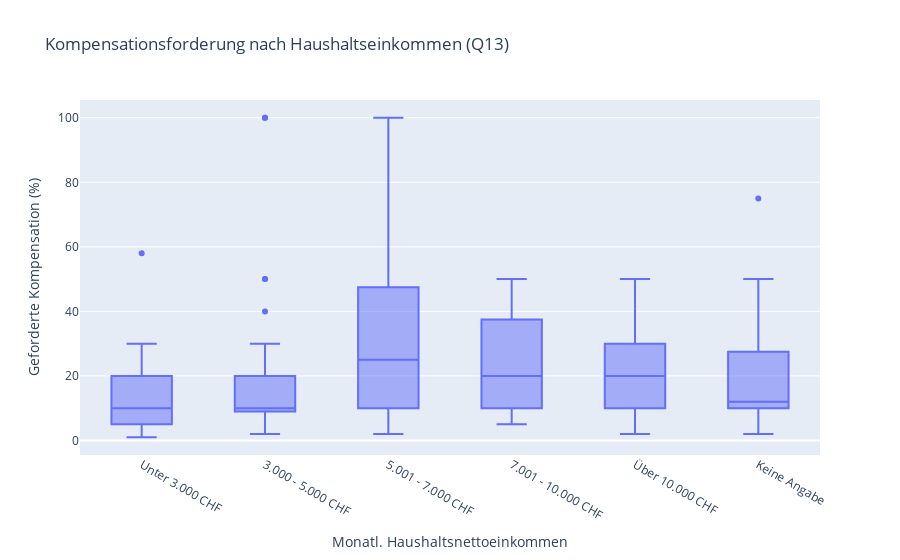
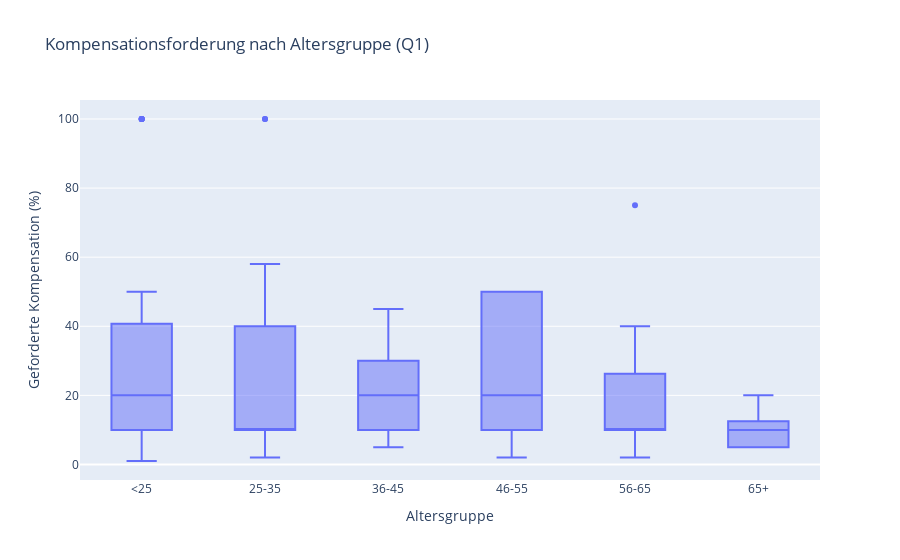

Write notebook code for charts like these, in order.
### Code cell
# Abschnitt 5: Einflussfaktoren auf die Höhe der Kompensationsforderungen
## 5.1 Einfluss soziodemografischer Faktoren auf die Kompensationsforderungen
# Stelle sicher, dass df_compens_demand_stated aus Abschnitt 4.1 existiert und nicht leer ist.
# df_respondents_unique enthält die soziodemografischen Daten pro Respondent.
# Wir müssen df_compens_demand_stated (mit gerätespezifischen Kompensationsforderungen)
# mit den soziodemografischen Daten aus df_respondents_unique mergen,
# falls die soziodem. Spalten nicht bereits durch frühere Merges in df_compens_demand_stated sind.

# Überprüfen, ob die soziodemografischen Spalten bereits in df_compens_demand_stated sind.
# master_df_f1 hatte bereits alles gemerged. df_compens_demand_stated ist ein Subset davon.
# Daher sollten Spalten wie 'age', 'q13_income', 'q14_education' bereits vorhanden sein.

if 'df_compens_demand_stated' in locals() and not df_compens_demand_stated.empty:
    print(f"Beginne Analyse des Einflusses soziodemografischer Faktoren auf Kompensationsforderungen (N valid compens. demands={len(df_compens_demand_stated)}).")
    
    # --- Einfluss Einkommen (Q13) ---
    if 'q13_income' in df_compens_demand_stated.columns:
        print("\n--- Einfluss Einkommen (Q13) auf Kompensationsforderung ---")
        # Definiere die korrekte Reihenfolge der Einkommenskategorien für den Plot
        income_categories_order_q13 = [
            "Unter 3.000 CHF", "3.000 - 5.000 CHF", "5.001 - 7.000 CHF",
            "7.001 - 10.000 CHF", "Über 10.000 CHF", "Keine Angabe"
        ]
        
        # Erstelle eine kategorische Spalte mit der definierten Ordnung
        # df_compens_demand_stated['q13_income_cat_ordered'] = pd.Categorical(
        #    df_compens_demand_stated['q13_income'], categories=income_categories_order_q13, ordered=True
        # )

        fig_income_compens = px.box(df_compens_demand_stated.dropna(subset=['q13_income', 'incentive_pct_required_num']),
                                     x='q13_income', y='incentive_pct_required_num',
                                     title='Kompensationsforderung nach Haushaltseinkommen (Q13)',
                                     labels={'q13_income': 'Monatl. Haushaltsnettoeinkommen',
                                             'incentive_pct_required_num': 'Geforderte Kompensation (%)'},
                                     category_orders={'q13_income': income_categories_order_q13}) # Sortierung direkt im Plot
        fig_income_compens.update_xaxes(tickangle=30)
        fig_income_compens.show()
        
        print("Deskriptive Statistik der Kompensationsforderung nach Einkommen:")
        stats_income_compens = df_compens_demand_stated.groupby('q13_income')['incentive_pct_required_num'].agg(['mean', 'median', 'std', 'count']).round(2)
        # display(stats_income_compens.reindex(income_categories_order_q13)) # Sortieren der Tabelle
        print(stats_income_compens.reindex(income_categories_order_q13))

    else:
        print("WARNUNG: Spalte 'q13_income' nicht in df_compens_demand_stated gefunden.")

    # --- Einfluss Alter (Q1) ---
    # 'age' sollte bereits numerisch und in df_compens_demand_stated vorhanden sein.
    if 'age' in df_compens_demand_stated.columns:
        print("\n--- Einfluss Alter (Q1) auf Kompensationsforderung ---")
        # Altersgruppen bilden für die Visualisierung (wie in deinem ursprünglichen Notebook)
        age_bins = [0, 25, 35, 45, 55, 65, df_compens_demand_stated['age'].max() + 1] # Max Alter dynamisch
        age_labels = ["<25", "25-35", "36-45", "46-55", "56-65", "65+"]
        # Stelle sicher, dass age_labels zur Anzahl der Bins passt (-1)
        if len(age_labels) != len(age_bins) - 1:
            print(f"WARNUNG: Anzahl der age_labels ({len(age_labels)}) passt nicht zur Anzahl der age_bins ({len(age_bins)}). Passe Bins/Labels an.")
            # Fallback oder Anpassung hier, falls nötig
        
        df_compens_demand_stated['age_group'] = pd.cut(
            df_compens_demand_stated['age'], bins=age_bins, labels=age_labels, right=False, include_lowest=True
        )
        
        fig_age_compens = px.box(df_compens_demand_stated.dropna(subset=['age_group', 'incentive_pct_required_num']),
                                 x='age_group', y='incentive_pct_required_num',
                                 title='Kompensationsforderung nach Altersgruppe (Q1)',
                                 labels={'age_group': 'Altersgruppe',
                                         'incentive_pct_required_num': 'Geforderte Kompensation (%)'},
                                 category_orders={'age_group': age_labels}) # Sortierung für den Plot
        fig_age_compens.show()
        
        print("Deskriptive Statistik der Kompensationsforderung nach Altersgruppe:")
        stats_age_compens = df_compens_demand_stated.groupby('age_group', observed=False)['incentive_pct_required_num'].agg(['mean', 'median', 'std', 'count']).round(2)
        # display(stats_age_compens)
        print(stats_age_compens)
    else:
        print("WARNUNG: Spalte 'age' nicht in df_compens_demand_stated gefunden.")
        
    # --- Einfluss Bildungsabschluss (Q14) ---
    if 'q14_education' in df_compens_demand_stated.columns:
        print("\n--- Einfluss Bildungsabschluss (Q14) auf Kompensationsforderung ---")
        # Definiere die korrekte Reihenfolge der Bildungskategorien für den Plot
        education_categories_order_q14 = [ # Passe diese an deine exakten Kategorien an!
            "Keine Schulbildung", "Grundschule", "Sekundarschule/Realschule",
            "Berufsausbildung/Lehre/Maturität", "Fachhochschule/Bachelor",
            "Universität/Master", "Promotion oder höher", "Keine Angabe"
        ]
        
        fig_edu_compens = px.box(df_compens_demand_stated.dropna(subset=['q14_education', 'incentive_pct_required_num']),
                                     x='q14_education', y='incentive_pct_required_num',
                                     title='Kompensationsforderung nach höchstem Bildungsabschluss (Q14)',
                                     labels={'q14_education': 'Bildungsabschluss',
                                             'incentive_pct_required_num': 'Geforderte Kompensation (%)'},
                                     category_orders={'q14_education': education_categories_order_q14}) # Sortierung
        fig_edu_compens.update_xaxes(tickangle=30)
        fig_edu_compens.show()
        
        print("Deskriptive Statistik der Kompensationsforderung nach Bildungsabschluss:")
        stats_edu_compens = df_compens_demand_stated.groupby('q14_education')['incentive_pct_required_num'].agg(['mean', 'median', 'std', 'count']).round(2)
        # display(stats_edu_compens.reindex(education_categories_order_q14, fill_value=0)) # Sortieren und fehlende mit 0 füllen
        # Sicherer reindexen, nur mit existierenden Kategorien:
        existing_edu_cats = [cat for cat in education_categories_order_q14 if cat in stats_edu_compens.index]
        print(stats_edu_compens.reindex(existing_edu_cats))

    else:
        print("WARNUNG: Spalte 'q14_education' nicht in df_compens_demand_stated gefunden.")
else:
    print("FEHLER: df_compens_demand_stated ist nicht verfügbar oder leer. Analyse der Einflussfaktoren kann nicht durchgeführt werden.")

print("\n--- Abschnitt 5.1: Einfluss soziodemografischer Faktoren Abgeschlossen ---")

### Figure 1 — Plotly figure (JSON) as saved in the notebook; plotly's stock layout.template omitted (floating-point values rounded to 4 significant figures; data arrays with more than 128 entries replaced by an {"elided": "..."} marker saying what was removed)
{"data": [{"alignmentgroup": "True", "hovertemplate": "Monatl. Haushaltsnettoeinkommen=%{x}<br>Geforderte Kompensation (%)=%{y}<extra></extra>", "legendgroup": "", "marker": {"color": "#636efa"}, "name": "", "notched": false, "offsetgroup": "", "orientation": "v", "showlegend": false, "type": "box", "x": {"elided": "187 str values"}, "x0": " ", "xaxis": "x", "y": {"elided": "187 float values"}, "y0": " ", "yaxis": "y"}], "layout": {"boxmode": "group", "legend": {"tracegroupgap": 0}, "title": {"text": "Kompensationsforderung nach Haushaltseinkommen (Q13)"}, "xaxis": {"anchor": "y", "categoryarray": ["Unter 3.000 CHF", "3.000 - 5.000 CHF", "5.001 - 7.000 CHF", "7.001 - 10.000 CHF", "Über 10.000 CHF", "Keine Angabe"], "categoryorder": "array", "domain": [0, 1], "tickangle": 30, "title": {"text": "Monatl. Haushaltsnettoeinkommen"}}, "yaxis": {"anchor": "x", "domain": [0, 1], "title": {"text": "Geforderte Kompensation (%)"}}}}

### Figure 2 — Plotly figure (JSON) as saved in the notebook; plotly's stock layout.template omitted (floating-point values rounded to 4 significant figures; data arrays with more than 128 entries replaced by an {"elided": "..."} marker saying what was removed)
{"data": [{"alignmentgroup": "True", "hovertemplate": "Altersgruppe=%{x}<br>Geforderte Kompensation (%)=%{y}<extra></extra>", "legendgroup": "", "marker": {"color": "#636efa"}, "name": "", "notched": false, "offsetgroup": "", "orientation": "v", "showlegend": false, "type": "box", "x": {"elided": "183 str values"}, "x0": " ", "xaxis": "x", "y": {"elided": "183 float values"}, "y0": " ", "yaxis": "y"}], "layout": {"boxmode": "group", "legend": {"tracegroupgap": 0}, "title": {"text": "Kompensationsforderung nach Altersgruppe (Q1)"}, "xaxis": {"anchor": "y", "categoryarray": ["<25", "25-35", "36-45", "46-55", "56-65", "65+"], "categoryorder": "array", "domain": [0, 1], "title": {"text": "Altersgruppe"}}, "yaxis": {"anchor": "x", "domain": [0, 1], "title": {"text": "Geforderte Kompensation (%)"}}}}
